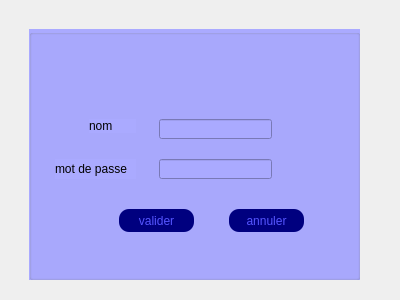
<?xml version="1.0" encoding="UTF-8"?>
<ui version="4.0">
 <class>login</class>
 <widget class="QDialog" name="login">
  <property name="geometry">
   <rect>
    <x>0</x>
    <y>0</y>
    <width>400</width>
    <height>300</height>
   </rect>
  </property>
  <property name="windowTitle">
   <string>Dialog</string>
  </property>
  <widget class="QGroupBox" name="groupBox">
   <property name="geometry">
    <rect>
     <x>29</x>
     <y>29</y>
     <width>331</width>
     <height>251</height>
    </rect>
   </property>
   <property name="styleSheet">
    <string notr="true">background-color: rgb(170, 170, 255);</string>
   </property>
   <property name="title">
    <string/>
   </property>
   <widget class="QLabel" name="label">
    <property name="geometry">
     <rect>
      <x>60</x>
      <y>90</y>
      <width>47</width>
      <height>14</height>
     </rect>
    </property>
    <property name="styleSheet">
     <string notr="true"> font: bold, &quot;Comic Sans MS&quot;;
</string>
    </property>
    <property name="text">
     <string>nom</string>
    </property>
   </widget>
   <widget class="QLabel" name="label_2">
    <property name="geometry">
     <rect>
      <x>26</x>
      <y>130</y>
      <width>81</width>
      <height>20</height>
     </rect>
    </property>
    <property name="styleSheet">
     <string notr="true"> font: bold, &quot;Comic Sans MS&quot;;
</string>
    </property>
    <property name="text">
     <string>mot de passe</string>
    </property>
   </widget>
   <widget class="QPushButton" name="pushButton">
    <property name="geometry">
     <rect>
      <x>90</x>
      <y>180</y>
      <width>75</width>
      <height>23</height>
     </rect>
    </property>
    <property name="styleSheet">
     <string notr="true">QPushButton{
	border-radius:10px;
	background-color: rgb(0, 0, 127);
	color: rgb(85, 85, 255);
 font: bold, &quot;Comic Sans MS&quot;;

} 

QPushButton:hover{

	
	color: rgb(85, 10, 255);

}</string>
    </property>
    <property name="text">
     <string>valider</string>
    </property>
   </widget>
   <widget class="QPushButton" name="pushButton_2">
    <property name="geometry">
     <rect>
      <x>200</x>
      <y>180</y>
      <width>75</width>
      <height>23</height>
     </rect>
    </property>
    <property name="styleSheet">
     <string notr="true">QPushButton{
	border-radius:10px;
	background-color: rgb(0, 0, 127);
	color: rgb(85, 85, 255);
 font: bold, &quot;Comic Sans MS&quot;;

} 

QPushButton:hover{

	
	color: rgb(85, 10, 255);

}</string>
    </property>
    <property name="text">
     <string>annuler</string>
    </property>
   </widget>
   <widget class="QLineEdit" name="lineEdit">
    <property name="geometry">
     <rect>
      <x>130</x>
      <y>90</y>
      <width>113</width>
      <height>20</height>
     </rect>
    </property>
   </widget>
   <widget class="QLineEdit" name="lineEdit_2">
    <property name="geometry">
     <rect>
      <x>130</x>
      <y>130</y>
      <width>113</width>
      <height>20</height>
     </rect>
    </property>
   </widget>
  </widget>
 </widget>
 <resources/>
 <connections/>
</ui>
